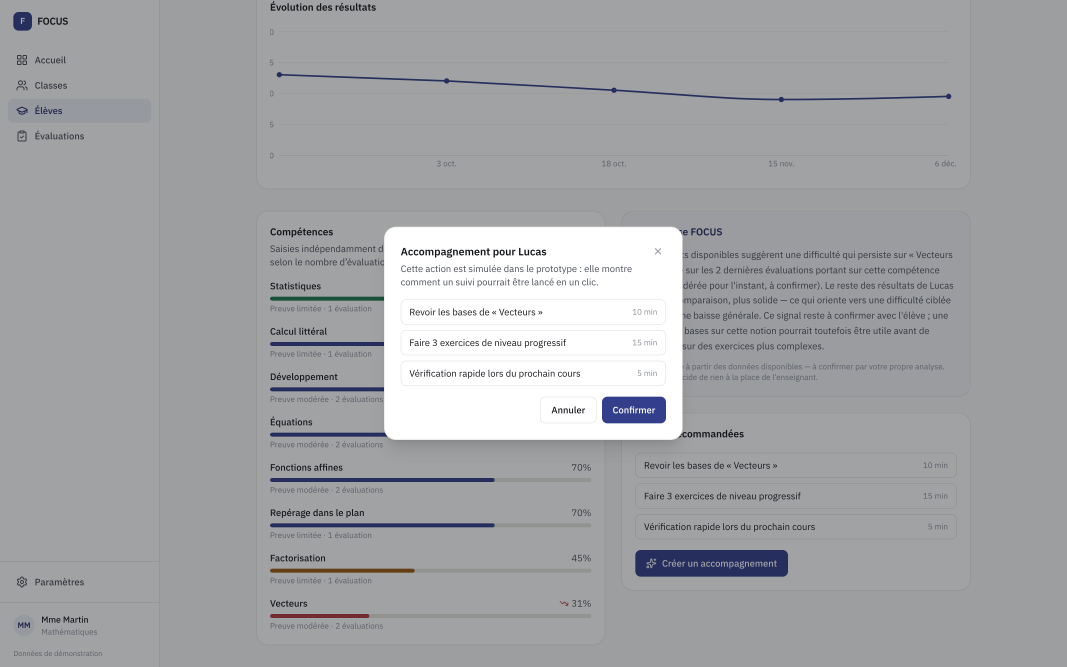
#> input picture FOCUS_CINEMATIC_AD/assets/ui/accompagnement_dialog.png, 3200 x 2000 px, given in place of f_0001.png, which was not available (shown at 1/3 size)
$ python assemble.py
#> lines starting #> are read from the running program, lines starting #| are printed output that depends on the picture; pictures that were not available may be replaced by others from this repository, and a replacement may not be noted
"""Edit, typography, audio mix and export.

  python assemble.py pilot   -> output/FOCUS_PILOT_8S.mp4      (sequence 2 alone, 8.0 s)
  python assemble.py film    -> output/FOCUS_CINEMATIC_FINAL.mp4 (55.0 s)

Picture: graded PNG sequences (renders/graded/*, renders/ui/*) are cut together
frame by frame following the EDL below; titles/captions are typeset here
(Inter, SIL OFL) so they stay perfectly crisp.
Sound: voice-over lines (Kokoro), score + sound design (make_music.py), ducking,
two-pass loudness normalisation to -14 LUFS / -1 dBTP, AAC 48 kHz stereo.
"""
import json
import os
import subprocess
import sys
from concurrent.futures import ProcessPoolExecutor

import numpy as np
import soundfile as sf
from PIL import Image, ImageDraw, ImageFilter, ImageFont

ROOT = os.path.dirname(os.path.dirname(os.path.abspath(__file__)))
R = os.path.join(ROOT, "renders")
AUD = os.path.join(ROOT, "audio")
OUTD = os.path.join(ROOT, "output")
FONTS = os.path.join(ROOT, "assets", "fonts")
FPS = 24
W, H = 1920, 1080
SR = 48000

# ------------------------------------------------------------------- EDL (film)
# (film_frame_start, n_frames, source_dir, first_source_frame, prefix)
G = os.path.join(R, "graded")
EDL = [
    (0, 72, os.path.join(G, "desk_student"), 1, "f_"),       # 1A student writing (morning)
    (72, 78, os.path.join(G, "desk_student"), 73, "f_"),     # 1B the grade, then the error
    (150, 90, os.path.join(G, "desk_teacher"), 1, "f_"),     # 1C teacher's desk (evening)
    (240, 180, os.path.join(G, "pilot"), 1, "f_"),           # 2  transformation (pilot frames 1-180)
    (420, 360, os.path.join(G, "seq3"), 1, "f_"),            # 3  network (6 shots)
    (780, 72, os.path.join(G, "laptop"), 9, "f_"),           # 4A laptop (frames 1-8 used in the dissolve)
    (852, 72, os.path.join(R, "ui", "4B"), 1, "u_"),         # 4B real dashboard
    (924, 78, os.path.join(R, "ui", "4C"), 1, "u_"),         # 4C real analysis panel
    (1002, 78, os.path.join(R, "ui", "4D"), 1, "u_"),        # 4D real follow-up action
    (1080, 60, os.path.join(G, "desk_teacher"), 91, "f_"),   # 5A the teacher's decision
    (1140, 60, os.path.join(G, "desk_student"), 151, "f_"),  # 5B the student moves forward
    (1200, 12, None, 0, ""),                                 # music cut: black
    (1212, 108, os.path.join(G, "logo"), 1, "f_"),           # 6  reveal
]
DISSOLVES = [  # (film_frame_start, n, outgoing_dir, outgoing_first, incoming_dir, incoming_first)
    (240, 6, os.path.join(G, "desk_teacher"), 90, os.path.join(G, "pilot"), 1),        # light change on a match cut (outgoing held)
    (772, 8, os.path.join(G, "seq3"), 353, os.path.join(G, "laptop"), 1),
    (1080, 6, os.path.join(R, "ui", "4D"), 78, os.path.join(G, "desk_teacher"), 91),   # outgoing held
]
HOLD_OUT = {240, 1080}
UI_DIRS = {os.path.join(R, "ui", s) for s in ("4B", "4C", "4D")}

VO = [("01_grade", 3.15), ("02_story", 5.05), ("03_signal", 11.25), ("04_connects", 18.4),
      ("05_teachers", 35.6), ("06_students", 45.45), ("07_focus", 51.0), ("08_tagline", 52.3)]

# ------------------------------------------------------------------ typography


def font(name, size):
    return ImageFont.truetype(os.path.join(FONTS, name), size)


# [12 lines left out: function tracked_text, not called in this run]


def ease(u):
    u = min(max(u, 0.0), 1.0)
    return u * u * u * (u * (6 * u - 15) + 10)


def title_layer(text, t, t0, dur, y_frac=0.885, size=66, track0=0.62, track1=0.40, fname="InterDisplay-Light.otf", alpha_max=0.96):
    """Cinematic title: blur-to-sharp, tracking tightens, fades out."""
    if t < t0 or t > t0 + dur:
        return None
    u_in = ease((t - t0) / 0.75)
    u_out = ease((t0 + dur - t) / 0.4)
    a = alpha_max * min(u_in, u_out)
    fnt = font(fname, size)
    tr = size * (track0 + (track1 - track0) * ease((t - t0) / 1.6))
    tile = tracked_text(text, fnt, tr)
    blur = (1 - u_in) * 6
    if blur > 0.2:
        tile = tile.filter(ImageFilter.GaussianBlur(blur))
    if a < 1:
        al = tile.getchannel("A").point(lambda v: int(v * a))
        tile.putalpha(al)
    return tile, (W // 2 - tile.width // 2, int(H * y_frac) - tile.height // 2)


def caption_layer(text, t, t0, dur, size=30):
    if t < t0 or t > t0 + dur:
        return None
    a = min(ease((t - t0) / 0.5), ease((t0 + dur - t) / 0.4)) * 0.92
    fnt = font("Inter-Regular.otf", size)
    tile = tracked_text(text, fnt, 0.6, fill=(255, 255, 255, 255))
    pad = 18
    bg = Image.new("RGBA", (tile.width + 2 * pad + 6, tile.height + 2 * pad), (8, 12, 22, int(170 * a)))
    ImageDraw.Draw(bg).rectangle([0, 0, 3, bg.height], fill=(120, 170, 255, int(255 * a)))
    al = tile.getchannel("A").point(lambda v: int(v * a))
    tile.putalpha(al)
    bg.alpha_composite(tile, (pad + 6, pad - 2))
    return bg, (110, H - 150)


def tag_layer(text, t, t0, dur, size=21):
    if t < t0 or t > t0 + dur:
        return None
    a = min(ease((t - t0) / 0.4), ease((t0 + dur - t) / 0.4)) * 0.75
    tile = tracked_text(text, font("Inter-Medium.otf", size), 1.6)
    al = tile.getchannel("A").point(lambda v: int(v * a))
    tile.putalpha(al)
    pill = Image.new("RGBA", (tile.width + 28, tile.height + 18), (8, 12, 22, int(150 * a / 0.75)))
    pill.alpha_composite(tile, (14, 8))
    return pill, (W - pill.width - 60, 48)


_GRAD = None


def bottom_gradient(t):
    """Soft dark band under the sequence-3 titles (keeps them clear of 3D labels)."""
    global _GRAD
    a = 0.0
    for t0, dur in ((20.0, 2.3), (22.5, 2.3), (25.0, 2.3)):
        if t0 - 0.3 <= t <= t0 + dur + 0.2:
            a = max(a, min(ease((t - t0 + 0.3) / 0.5), ease((t0 + dur + 0.2 - t) / 0.4)))
    if a <= 0:
        return None
    if _GRAD is None:
        g = np.zeros((H, W, 4), np.uint8)
        y = np.arange(H, dtype=np.float32)
        al = np.clip((y - H * 0.70) / (H * 0.30), 0, 1) ** 1.4 * 200
        g[..., 3] = al[:, None].astype(np.uint8)
        g[..., :3] = (2, 4, 10)
        _GRAD = Image.fromarray(g, "RGBA")
    gr = _GRAD.copy()
    gr.putalpha(gr.getchannel("A").point(lambda v: int(v * a)))
    return gr, (0, 0)


def overlays_film(t):
    L = [bottom_gradient(t)]
    for spec in (("EVIDENCE", 20.0, 2.3), ("UNDERSTANDING", 22.5, 2.3), ("NEXT STEP", 25.0, 2.3)):
        L.append(title_layer(spec[0], t, spec[1], spec[2]))
    L.append(tag_layer("CONCEPTUAL VISUALIZATION", t, 17.7, 14.6))
    L.append(tag_layer("FOCUS PROTOTYPE · DEMONSTRATION DATA", t, 32.6, 12.3))
    L.append(caption_layer("“Signal of difficulty — to be confirmed.”  (on-screen, translated)", t, 36.2, 2.2))
    L.append(caption_layer("“FOCUS never decides in the teacher’s place.”  (on-screen, translated)", t, 39.0, 2.6))
    L.append(caption_layer("The teacher chooses the follow-up.", t, 42.9, 2.0))
    L.append(title_layer("SEE BEYOND THE GRADE.", t, 52.2, 3.2, y_frac=0.66, size=38, track0=0.75, track1=0.52,
                         fname="InterDisplay-Regular.otf", alpha_max=0.92))
    return [x for x in L if x]


# ------------------------------------------------------------------ pixels


def load_png(path):
    return np.asarray(Image.open(path).convert("RGB"), np.float32) / 255.0


_VIG = None


# [13 lines left out: function ui_look, not called in this run]


def src_frame(d, n, prefix, seed):
    p = os.path.join(d, f"{prefix}{n:04d}.png")
    x = load_png(p)
    if x.shape[:2] != (H, W):
        x = np.asarray(Image.fromarray((x * 255).astype(np.uint8)).resize((W, H), Image.LANCZOS), np.float32) / 255
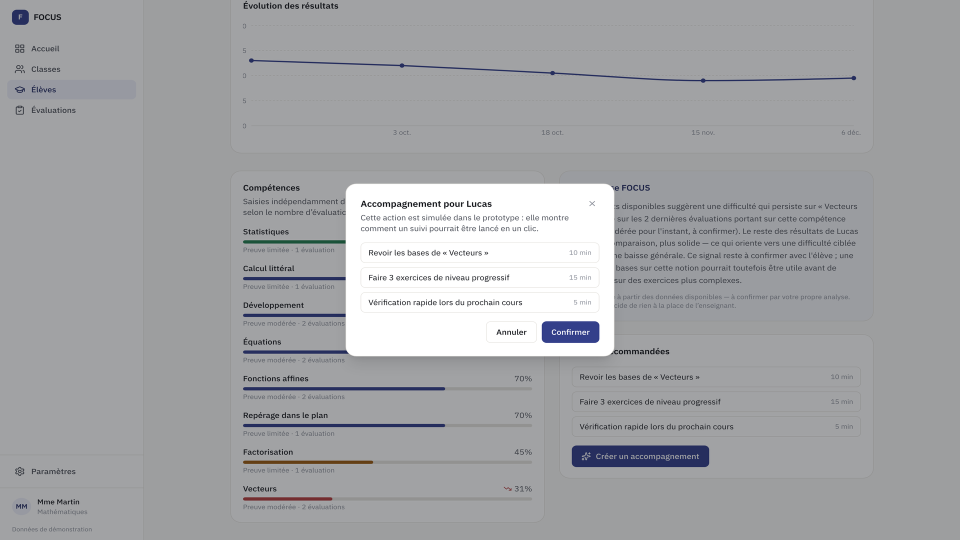
#> x: shape (1080, 1920, 3) float32 (shown at 1/2 size); mean R, G, B 0.641, 0.643, 0.651
    if d in UI_DIRS:
        x = ui_look(x, seed)
    return x


SEQ3 = os.path.join(G, "seq3")
ZOOM_SPAN = (740, 771)    # ease to the laptop screen framing (x 1/0.9) before the 772-779 dissolve


# [14 lines left out: functions zoom, seq3_zoom, not called in this run]


def film_frame(i):
    for start, n, d, first, prefix in EDL:
        if start <= i < start + n:
            if d is None:
                base = np.zeros((H, W, 3), np.float32)
            else:
                base = src_frame(d, first + (i - start), prefix, i)
                if d == SEQ3:
                    base = zoom(base, seq3_zoom(i))
            break
    for start, n, d_out, f_out, d_in, f_in in DISSOLVES:
        if start <= i < start + n:
            k = i - start
            a = ease((k + 1) / (n + 1))
            pa = "u_" if d_out in UI_DIRS else "f_"
            pb = "u_" if d_in in UI_DIRS else "f_"
            fo = f_out if start in HOLD_OUT else f_out + k
            out_img = src_frame(d_out, fo, pa, i)
            if d_out == SEQ3:
                out_img = zoom(out_img, seq3_zoom(i))
            base = out_img * (1 - a) + src_frame(d_in, f_in + k, pb, i) * a
    return base


def compose(i, mode, out_dir):
    t = i / FPS
    if mode == "film":
        x = film_frame(i)
        layers = overlays_film(t)
    else:  # pilot: sequence 2 alone, pilot frames 1..192
        x = src_frame(os.path.join(G, "pilot"), i + 1, "f_", i)
        layers = []
    im = Image.fromarray((np.clip(x, 0, 1) * 255 + 0.5).astype(np.uint8)).convert("RGBA")
    for tile, pos in layers:
        im.alpha_composite(tile, pos)
    im.convert("RGB").save(os.path.join(out_dir, f"ff_{i:04d}.png"), compress_level=1)
    return i


# ------------------------------------------------------------------ audio


# [50 lines left out: functions read, mix, not called in this run]


# ------------------------------------------------------------------ main


def main():
    mode = sys.argv[1] if len(sys.argv) > 1 else "film"
    n = 192 if mode == "pilot" else 1320
    out_dir = os.path.join(R, f"final_{mode}")
    os.makedirs(out_dir, exist_ok=True)
    os.makedirs(OUTD, exist_ok=True)
    with ProcessPoolExecutor(int(os.environ.get("FOCUS_WORKERS", "2"))) as ex:
        list(ex.map(compose, range(n), [mode] * n, [out_dir] * n, chunksize=8))
#> call 2 of src_frame, with n = 2, prefix = 'f_', seed = 1
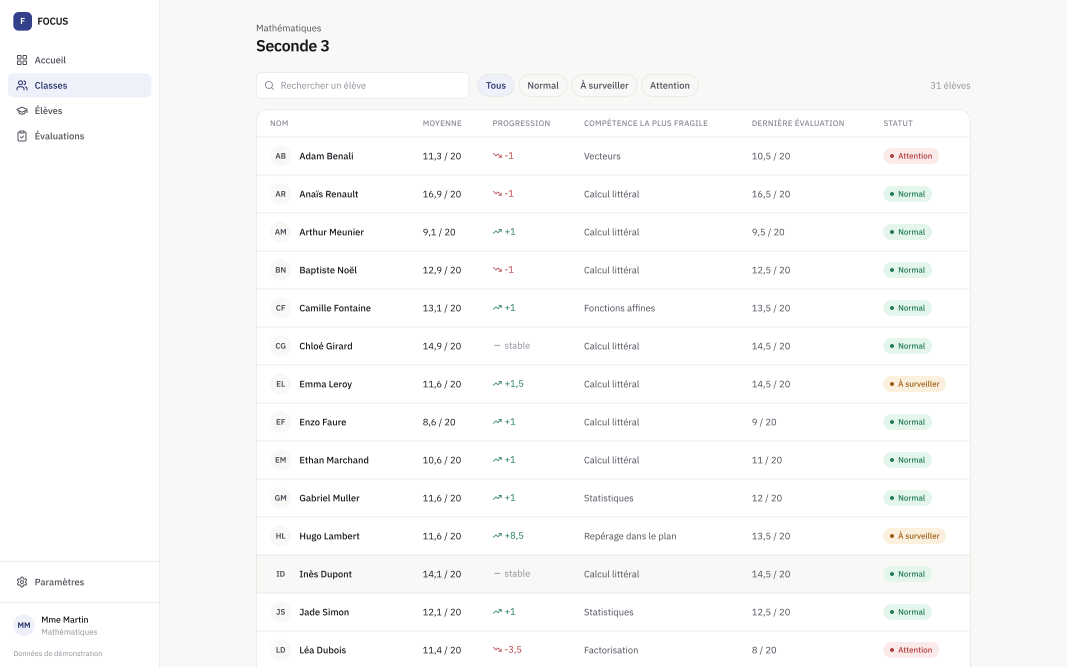
#> input picture FOCUS_CINEMATIC_AD/assets/ui/class.png, 3200 x 2000 px, given in place of f_0002.png, which was not available (shown at 1/3 size)
#> in src_frame (call 2), `x = np.asarray(Image.fromarray((x * 255).astype(np.uint8)).resize((W, ..`:
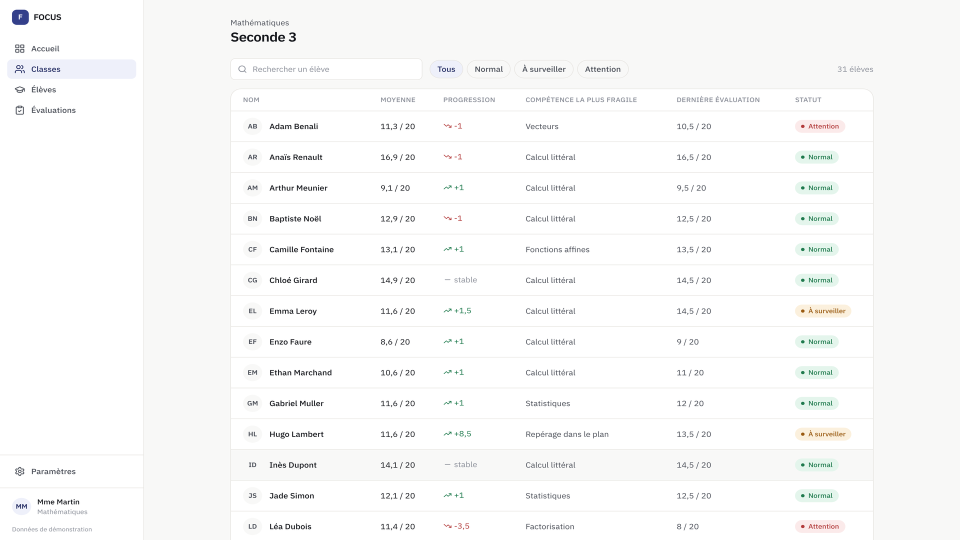
#> x: shape (1080, 1920, 3) float32 (shown at 1/2 size); mean R, G, B 0.982, 0.983, 0.979
    wav = mix(mode)
    name = "FOCUS_PILOT_8S.mp4" if mode == "pilot" else "FOCUS_CINEMATIC_FINAL.mp4"
    out = os.path.join(OUTD, name)
    encode(out_dir, wav, out, "16M" if mode == "pilot" else "12M")
    if mode == "film":   # light copy for phones/tablets and web previews
        encode(out_dir, wav, os.path.join(OUTD, "FOCUS_CINEMATIC_FINAL_720p_web.mp4"), "3M", scale="1280:720")
    print("WROTE", out)


# [16 lines left out: function encode, not called in this run]


if __name__ == "__main__":
#> (the run stopped early here; a loop or call above may not have finished)
